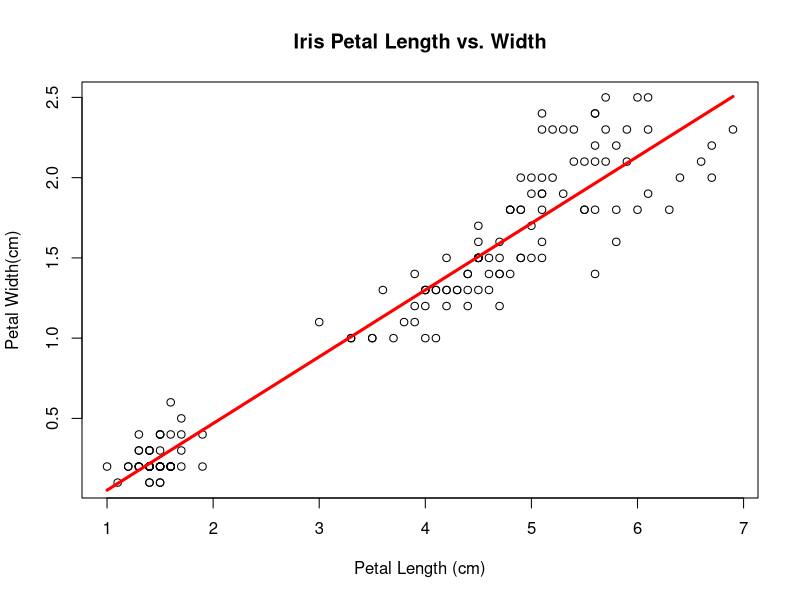

This figure's R source:
data(iris)

head(iris)

plot(
  x = iris$Petal.Length,
  y = iris$Petal.Width,
  main = "Iris Petal Length vs. Width",
  xlab = "Petal Length (cm)",
  ylab = "Petal Width(cm)")

model <- lm(
  formula = Petal.Width ~ Petal.Length,
  data = iris)

summary(model)

lines(
  x = iris$Petal.Length,
  y = model$fitted,
  col = "red",
  lwd = 3)

cor(
  x = iris$Petal.Length,
  y = iris$Petal.Width
)

predict(
  object = model,
  newdata = data.frame(
    Petal.Length = c(2,5,7)))
